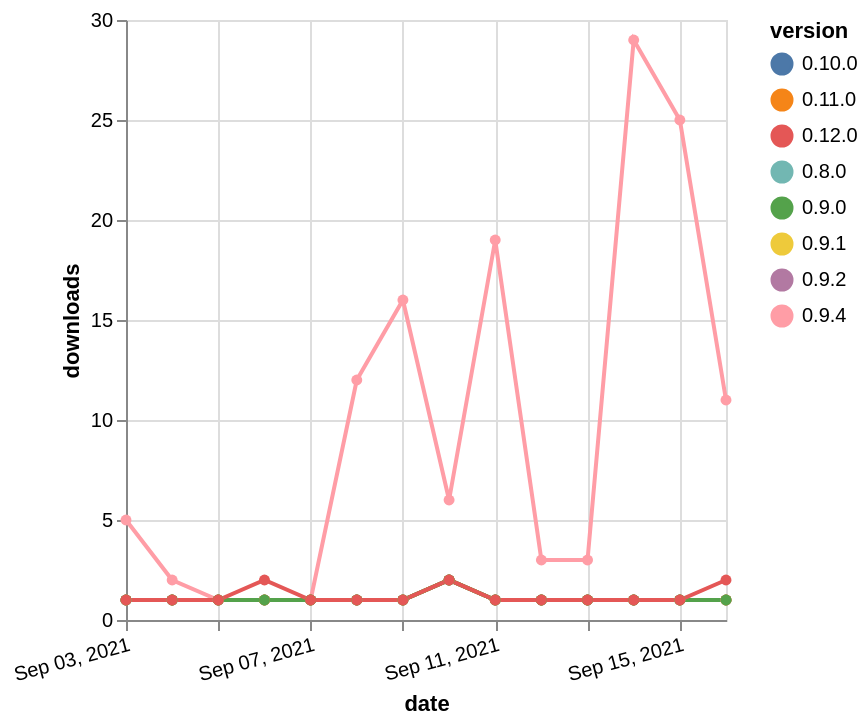

Vega-Lite specification stored for this chart:
### Vega-Lite specification from a JSON file in a GitHub repository (floating-point values rounded to 4 significant figures)
{"$schema": "https://vega.github.io/schema/vega-lite/v5.json", "description": "A simple bar chart with embedded data.", "data": {"values": [{"date": "2021-09-03", "total": 189, "delta": 1, "version": "0.9.2"}, {"date": "2021-09-04", "total": 190, "delta": 1, "version": "0.9.2"}, {"date": "2021-09-05", "total": 191, "delta": 1, "version": "0.9.2"}, {"date": "2021-09-06", "total": 192, "delta": 1, "version": "0.9.2"}, {"date": "2021-09-07", "total": 193, "delta": 1, "version": "0.9.2"}, {"date": "2021-09-08", "total": 194, "delta": 1, "version": "0.9.2"}, {"date": "2021-09-09", "total": 195, "delta": 1, "version": "0.9.2"}, {"date": "2021-09-10", "total": 197, "delta": 2, "version": "0.9.2"}, {"date": "2021-09-11", "total": 198, "delta": 1, "version": "0.9.2"}, {"date": "2021-09-12", "total": 199, "delta": 1, "version": "0.9.2"}, {"date": "2021-09-13", "total": 200, "delta": 1, "version": "0.9.2"}, {"date": "2021-09-14", "total": 201, "delta": 1, "version": "0.9.2"}, {"date": "2021-09-15", "total": 202, "delta": 1, "version": "0.9.2"}, {"date": "2021-09-16", "total": 203, "delta": 1, "version": "0.9.2"}, {"date": "2021-09-03", "total": 2674, "delta": 5, "version": "0.9.4"}, {"date": "2021-09-04", "total": 2676, "delta": 2, "version": "0.9.4"}, {"date": "2021-09-05", "total": 2677, "delta": 1, "version": "0.9.4"}, {"date": "2021-09-06", "total": 2678, "delta": 1, "version": "0.9.4"}, {"date": "2021-09-07", "total": 2679, "delta": 1, "version": "0.9.4"}, {"date": "2021-09-08", "total": 2691, "delta": 12, "version": "0.9.4"}, {"date": "2021-09-09", "total": 2707, "delta": 16, "version": "0.9.4"}, {"date": "2021-09-10", "total": 2713, "delta": 6, "version": "0.9.4"}, {"date": "2021-09-11", "total": 2732, "delta": 19, "version": "0.9.4"}, {"date": "2021-09-12", "total": 2735, "delta": 3, "version": "0.9.4"}, {"date": "2021-09-13", "total": 2738, "delta": 3, "version": "0.9.4"}, {"date": "2021-09-14", "total": 2767, "delta": 29, "version": "0.9.4"}, {"date": "2021-09-15", "total": 2792, "delta": 25, "version": "0.9.4"}, {"date": "2021-09-16", "total": 2803, "delta": 11, "version": "0.9.4"}, {"date": "2021-09-03", "total": 157, "delta": 1, "version": "0.10.0"}, {"date": "2021-09-04", "total": 158, "delta": 1, "version": "0.10.0"}, {"date": "2021-09-05", "total": 159, "delta": 1, "version": "0.10.0"}, {"date": "2021-09-06", "total": 160, "delta": 1, "version": "0.10.0"}, {"date": "2021-09-07", "total": 161, "delta": 1, "version": "0.10.0"}, {"date": "2021-09-08", "total": 162, "delta": 1, "version": "0.10.0"}, {"date": "2021-09-09", "total": 163, "delta": 1, "version": "0.10.0"}, {"date": "2021-09-10", "total": 165, "delta": 2, "version": "0.10.0"}, {"date": "2021-09-11", "total": 166, "delta": 1, "version": "0.10.0"}, {"date": "2021-09-12", "total": 167, "delta": 1, "version": "0.10.0"}, {"date": "2021-09-13", "total": 168, "delta": 1, "version": "0.10.0"}, {"date": "2021-09-14", "total": 169, "delta": 1, "version": "0.10.0"}, {"date": "2021-09-15", "total": 170, "delta": 1, "version": "0.10.0"}, {"date": "2021-09-16", "total": 171, "delta": 1, "version": "0.10.0"}, {"date": "2021-09-03", "total": 196, "delta": 1, "version": "0.9.1"}, {"date": "2021-09-04", "total": 197, "delta": 1, "version": "0.9.1"}, {"date": "2021-09-05", "total": 198, "delta": 1, "version": "0.9.1"}, {"date": "2021-09-06", "total": 199, "delta": 1, "version": "0.9.1"}, {"date": "2021-09-07", "total": 200, "delta": 1, "version": "0.9.1"}, {"date": "2021-09-08", "total": 201, "delta": 1, "version": "0.9.1"}, {"date": "2021-09-09", "total": 202, "delta": 1, "version": "0.9.1"}, {"date": "2021-09-10", "total": 204, "delta": 2, "version": "0.9.1"}, {"date": "2021-09-11", "total": 205, "delta": 1, "version": "0.9.1"}, {"date": "2021-09-12", "total": 206, "delta": 1, "version": "0.9.1"}, {"date": "2021-09-13", "total": 207, "delta": 1, "version": "0.9.1"}, {"date": "2021-09-14", "total": 208, "delta": 1, "version": "0.9.1"}, {"date": "2021-09-15", "total": 209, "delta": 1, "version": "0.9.1"}, {"date": "2021-09-16", "total": 210, "delta": 1, "version": "0.9.1"}, {"date": "2021-09-03", "total": 274, "delta": 1, "version": "0.8.0"}, {"date": "2021-09-04", "total": 275, "delta": 1, "version": "0.8.0"}, {"date": "2021-09-05", "total": 276, "delta": 1, "version": "0.8.0"}, {"date": "2021-09-06", "total": 277, "delta": 1, "version": "0.8.0"}, {"date": "2021-09-07", "total": 278, "delta": 1, "version": "0.8.0"}, {"date": "2021-09-08", "total": 279, "delta": 1, "version": "0.8.0"}, {"date": "2021-09-09", "total": 280, "delta": 1, "version": "0.8.0"}, {"date": "2021-09-10", "total": 282, "delta": 2, "version": "0.8.0"}, {"date": "2021-09-11", "total": 283, "delta": 1, "version": "0.8.0"}, {"date": "2021-09-12", "total": 284, "delta": 1, "version": "0.8.0"}, {"date": "2021-09-13", "total": 285, "delta": 1, "version": "0.8.0"}, {"date": "2021-09-14", "total": 286, "delta": 1, "version": "0.8.0"}, {"date": "2021-09-15", "total": 287, "delta": 1, "version": "0.8.0"}, {"date": "2021-09-16", "total": 288, "delta": 1, "version": "0.8.0"}, {"date": "2021-09-03", "total": 184, "delta": 1, "version": "0.11.0"}, {"date": "2021-09-04", "total": 185, "delta": 1, "version": "0.11.0"}, {"date": "2021-09-05", "total": 186, "delta": 1, "version": "0.11.0"}, {"date": "2021-09-06", "total": 187, "delta": 1, "version": "0.11.0"}, {"date": "2021-09-07", "total": 188, "delta": 1, "version": "0.11.0"}, {"date": "2021-09-08", "total": 189, "delta": 1, "version": "0.11.0"}, {"date": "2021-09-09", "total": 190, "delta": 1, "version": "0.11.0"}, {"date": "2021-09-10", "total": 192, "delta": 2, "version": "0.11.0"}, {"date": "2021-09-11", "total": 193, "delta": 1, "version": "0.11.0"}, {"date": "2021-09-12", "total": 194, "delta": 1, "version": "0.11.0"}, {"date": "2021-09-13", "total": 195, "delta": 1, "version": "0.11.0"}, {"date": "2021-09-14", "total": 196, "delta": 1, "version": "0.11.0"}, {"date": "2021-09-15", "total": 197, "delta": 1, "version": "0.11.0"}, {"date": "2021-09-16", "total": 198, "delta": 1, "version": "0.11.0"}, {"date": "2021-09-03", "total": 215, "delta": 1, "version": "0.9.0"}, {"date": "2021-09-04", "total": 216, "delta": 1, "version": "0.9.0"}, {"date": "2021-09-05", "total": 217, "delta": 1, "version": "0.9.0"}, {"date": "2021-09-06", "total": 218, "delta": 1, "version": "0.9.0"}, {"date": "2021-09-07", "total": 219, "delta": 1, "version": "0.9.0"}, {"date": "2021-09-08", "total": 220, "delta": 1, "version": "0.9.0"}, {"date": "2021-09-09", "total": 221, "delta": 1, "version": "0.9.0"}, {"date": "2021-09-10", "total": 223, "delta": 2, "version": "0.9.0"}, {"date": "2021-09-11", "total": 224, "delta": 1, "version": "0.9.0"}, {"date": "2021-09-12", "total": 225, "delta": 1, "version": "0.9.0"}, {"date": "2021-09-13", "total": 226, "delta": 1, "version": "0.9.0"}, {"date": "2021-09-14", "total": 227, "delta": 1, "version": "0.9.0"}, {"date": "2021-09-15", "total": 228, "delta": 1, "version": "0.9.0"}, {"date": "2021-09-16", "total": 229, "delta": 1, "version": "0.9.0"}, {"date": "2021-09-03", "total": 225, "delta": 1, "version": "0.12.0"}, {"date": "2021-09-04", "total": 226, "delta": 1, "version": "0.12.0"}, {"date": "2021-09-05", "total": 227, "delta": 1, "version": "0.12.0"}, {"date": "2021-09-06", "total": 229, "delta": 2, "version": "0.12.0"}, {"date": "2021-09-07", "total": 230, "delta": 1, "version": "0.12.0"}, {"date": "2021-09-08", "total": 231, "delta": 1, "version": "0.12.0"}, {"date": "2021-09-09", "total": 232, "delta": 1, "version": "0.12.0"}, {"date": "2021-09-10", "total": 234, "delta": 2, "version": "0.12.0"}, {"date": "2021-09-11", "total": 235, "delta": 1, "version": "0.12.0"}, {"date": "2021-09-12", "total": 236, "delta": 1, "version": "0.12.0"}, {"date": "2021-09-13", "total": 237, "delta": 1, "version": "0.12.0"}, {"date": "2021-09-14", "total": 238, "delta": 1, "version": "0.12.0"}, {"date": "2021-09-15", "total": 239, "delta": 1, "version": "0.12.0"}, {"date": "2021-09-16", "total": 241, "delta": 2, "version": "0.12.0"}]}, "width": "container", "mark": {"type": "line", "point": {"filled": true}}, "encoding": {"x": {"field": "date", "type": "temporal", "timeUnit": "yearmonthdate", "title": "date", "axis": {"labelAngle": -15}}, "y": {"field": "delta", "type": "quantitative", "title": "downloads"}, "color": {"field": "version", "type": "nominal"}, "tooltip": {"field": "delta"}}}
